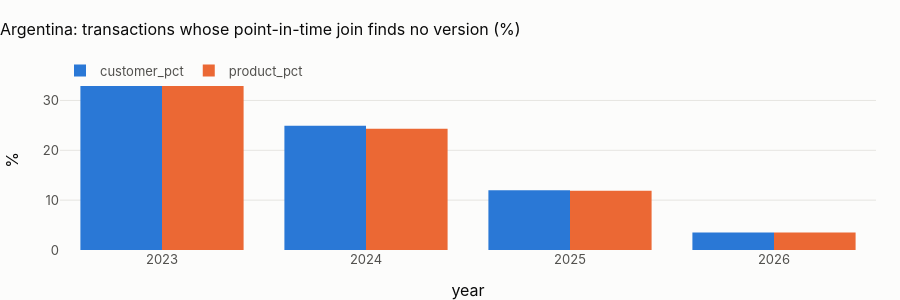

Notebook source saved alongside this figure:
### Markdown cell above
## 1 · Point-in-time keys of the transaction fact

### Code cell
cov = pl.q("""select count(*) as transactions,
                     round(100 * avg((customer_sk is null)::int), 2) as missing_customer_sk_pct,
                     round(100 * avg((product_sk is null)::int), 2) as missing_product_sk_pct,
                     round(100 * avg((customer_sk is null or product_sk is null)::int), 2) as missing_either_pct
              from {fct_transaction}""")
show(cov, paging=False)
yr = pl.q("""select year(transaction_ts_utc) as year, round(100 * avg((customer_sk is null)::int), 1) as customer_pct,
                    round(100 * avg((product_sk is null)::int), 1) as product_pct
             from {fct_transaction} group by 1 order by 1""")
fig = px.bar(
    yr.melt(id_vars="year"),
    x="year",
    y="value",
    color="variable",
    barmode="group",
    title=f"{CTRY.name}: transactions whose point-in-time join finds no version (%)",
)
fig.update_layout(height=300, yaxis_title="%", legend_title=None)
fig.show()
display(
    Markdown(
        f"**{cov.missing_either_pct.iloc[0]:.1f} % of {CTRY.name}'s transactions lose at least one key**, every one because "
        "it predates the customer's registration or the product's opening (an independence of dates in the generator). "
        "The fix is the same in every country: the first version is valid from the beginning of time."
    )
)

### Figure 1 — Plotly figure (JSON) as saved in the notebook; plotly's stock layout.template omitted (floating-point values rounded to 4 significant figures)
{"data": [{"alignmentgroup": "True", "hovertemplate": "variable=customer_pct<br>year=%{x}<br>value=%{y}<extra></extra>", "legendgroup": "customer_pct", "marker": {"color": "#2a78d6", "pattern": {"shape": ""}}, "name": "customer_pct", "offsetgroup": "customer_pct", "orientation": "v", "showlegend": true, "textposition": "auto", "type": "bar", "x": [2023, 2024, 2025, 2026], "xaxis": "x", "y": [34.3, 24.9, 12.0, 3.5], "yaxis": "y"}, {"alignmentgroup": "True", "hovertemplate": "variable=product_pct<br>year=%{x}<br>value=%{y}<extra></extra>", "legendgroup": "product_pct", "marker": {"color": "#eb6834", "pattern": {"shape": ""}}, "name": "product_pct", "offsetgroup": "product_pct", "orientation": "v", "showlegend": true, "textposition": "auto", "type": "bar", "x": [2023, 2024, 2025, 2026], "xaxis": "x", "y": [33.7, 24.3, 11.9, 3.5], "yaxis": "y"}], "layout": {"barmode": "group", "height": 300, "legend": {"title": {}, "tracegroupgap": 0}, "title": {"text": "Argentina: transactions whose point-in-time join finds no version (%)"}, "xaxis": {"anchor": "y", "domain": [0.0, 1.0], "title": {"text": "year"}}, "yaxis": {"anchor": "x", "domain": [0.0, 1.0], "title": {"text": "%"}}}}
